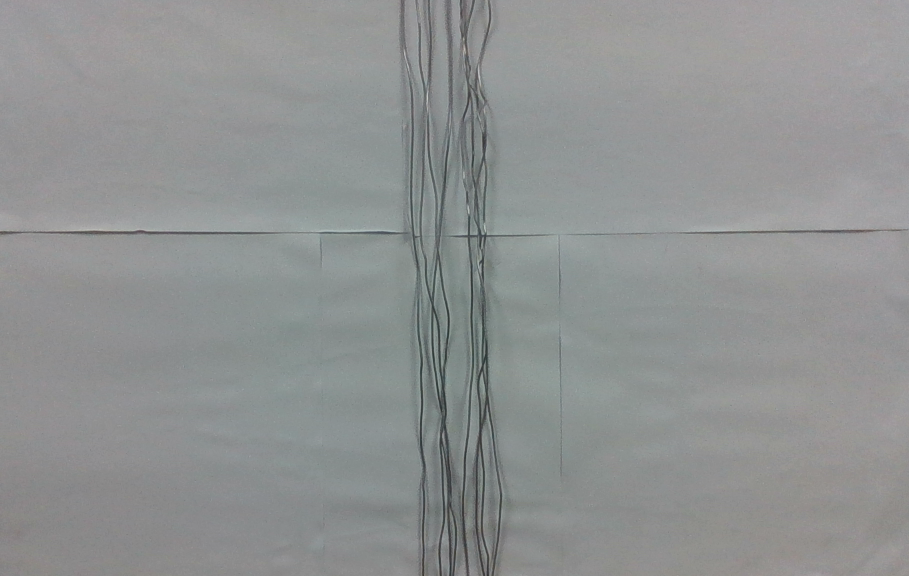
#> input picture imgs/4.png, 909 x 576 px, found by its file name
$ python edge_detection.py
#> lines starting #> are read from the running program, lines starting #| are printed output that depends on the picture; after the words box and inside, x2 and y2 are one past the last pixel; in counts of white or black regions, pixels touching at a corner belong together
import cv2
import numpy as np

# Read the image
image = cv2.imread('cable_analysis/imgs/4.png')
#> image is the input picture: shape (576, 909, 3); mean B, G, R 146.2, 146.3, 143.8

# Convert the image to grayscale
gray_image = cv2.cvtColor(image, cv2.COLOR_BGR2GRAY)

# Apply Gaussian blur to reduce noise and improve edge detection
blurred_image = cv2.GaussianBlur(gray_image, (5, 5), 0)

# Apply Canny edge detection
edges = cv2.Canny(blurred_image, threshold1=30, threshold2=150)
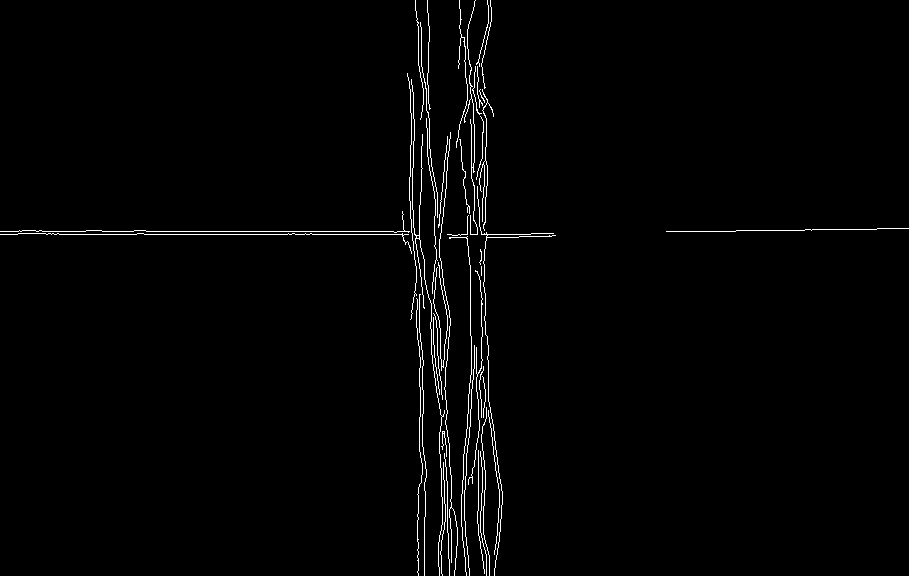
#> edges: shape (576, 909); 1.5% white in thin lines or dots

# Find contours in the edge image
contours, _ = cv2.findContours(edges, cv2.RETR_EXTERNAL, cv2.CHAIN_APPROX_SIMPLE)
#> contours = 42 contours, all with area under 20

# Create a mask to isolate the grey object
mask = np.zeros_like(edges)
cv2.drawContours(mask, contours, -1, 255, thickness=cv2.FILLED)
#> mask: shape (576, 909); 1.5% white in thin lines or dots

# Apply the mask to the original image
isolated_object = cv2.bitwise_and(image, image, mask=mask)
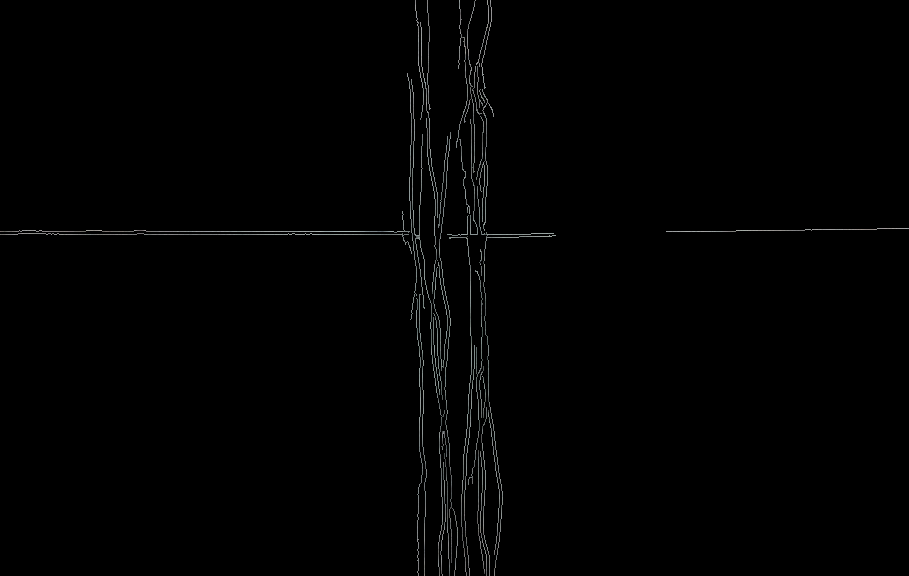
#> isolated_object: shape (576, 909, 3); mean B, G, R 1.9, 1.9, 1.8

# Display the results
cv2.imshow('Original Image', image)
cv2.imshow('Isolated Object', isolated_object)
cv2.waitKey(0)
cv2.destroyAllWindows()

$ run again, with imgs/1.png copied over imgs/4.png
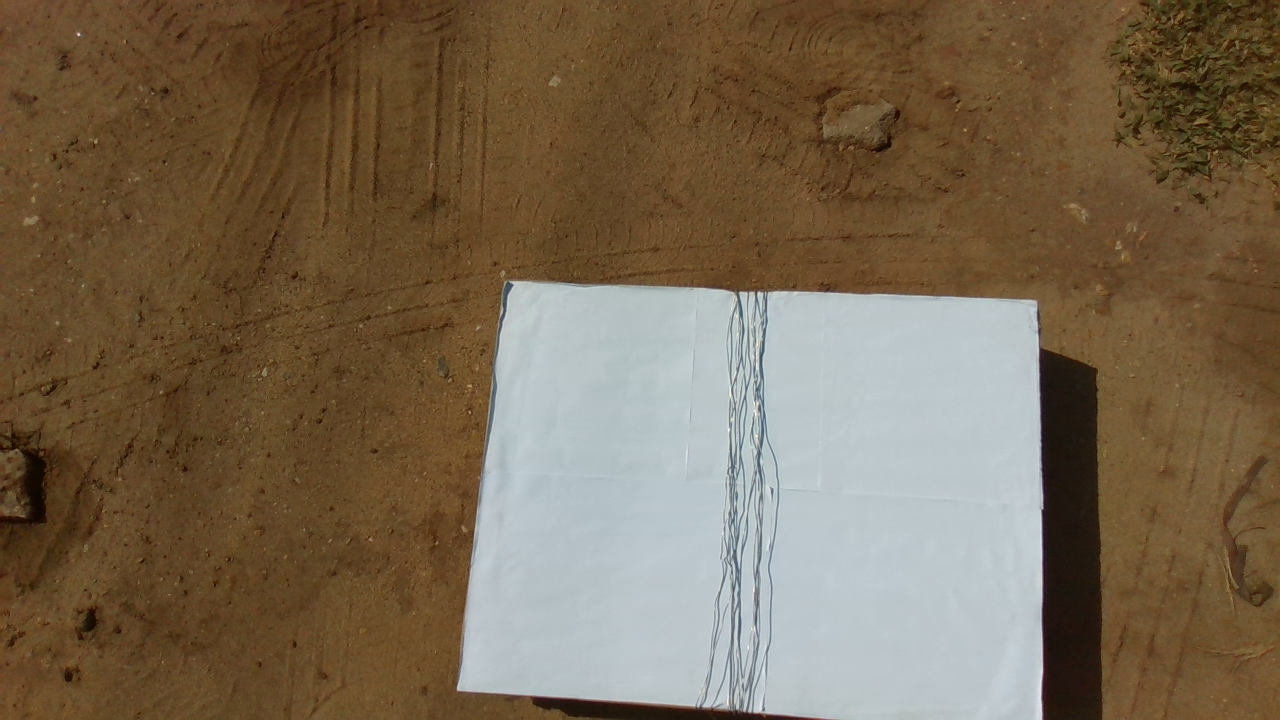
#> input picture imgs/1.png, 1280 x 720 px, found by its file name
#> image is the input picture: shape (720, 1280, 3); mean B, G, R 80.6, 103, 120.1
#> `edges = cv2.Canny(blurred_image, threshold1=30, threshold2=150)`:
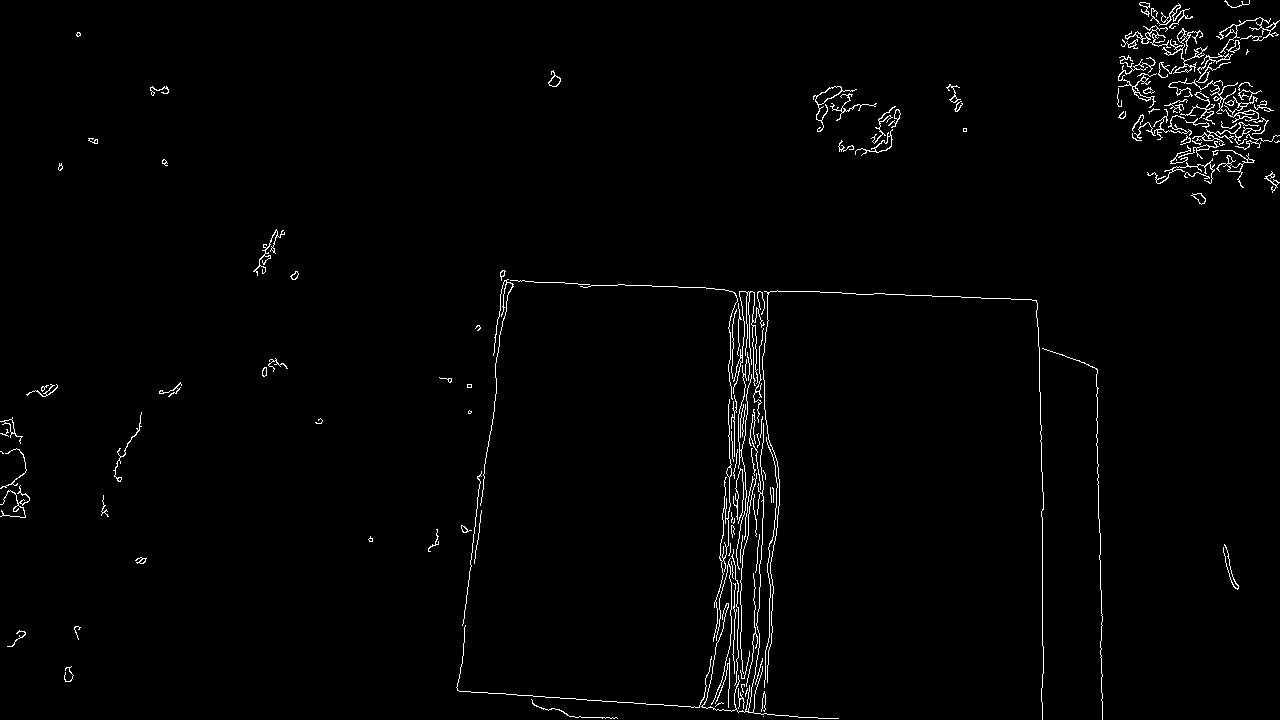
#> edges: shape (720, 1280); 1.5% white in thin lines or dots
#> contours = 140 contours, 98 with area under 20; largest, box (x1, y1, x2, y2) and area: (713, 399, 732, 642) 314, (813, 86, 857, 132) 260, (1162, 28, 1208, 74) 256, (1168, 78, 1259, 123) 231, (855, 129, 893, 156) 156
#> mask: shape (720, 1280); 1.7% white in thin lines or dots
#> `isolated_object = cv2.bitwise_and(image, image, mask=mask)`:
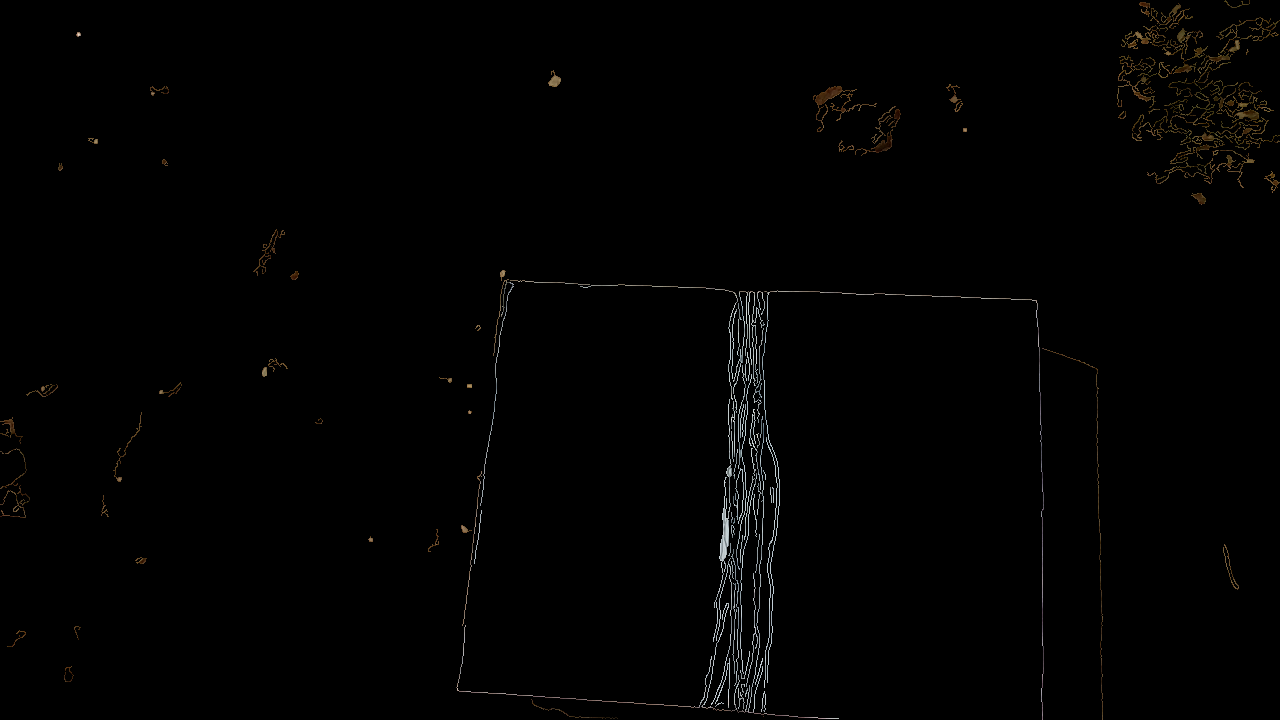
#> isolated_object: shape (720, 1280, 3); mean B, G, R 1.5, 1.8, 2

$ run again, with imgs/2.png copied over imgs/4.png
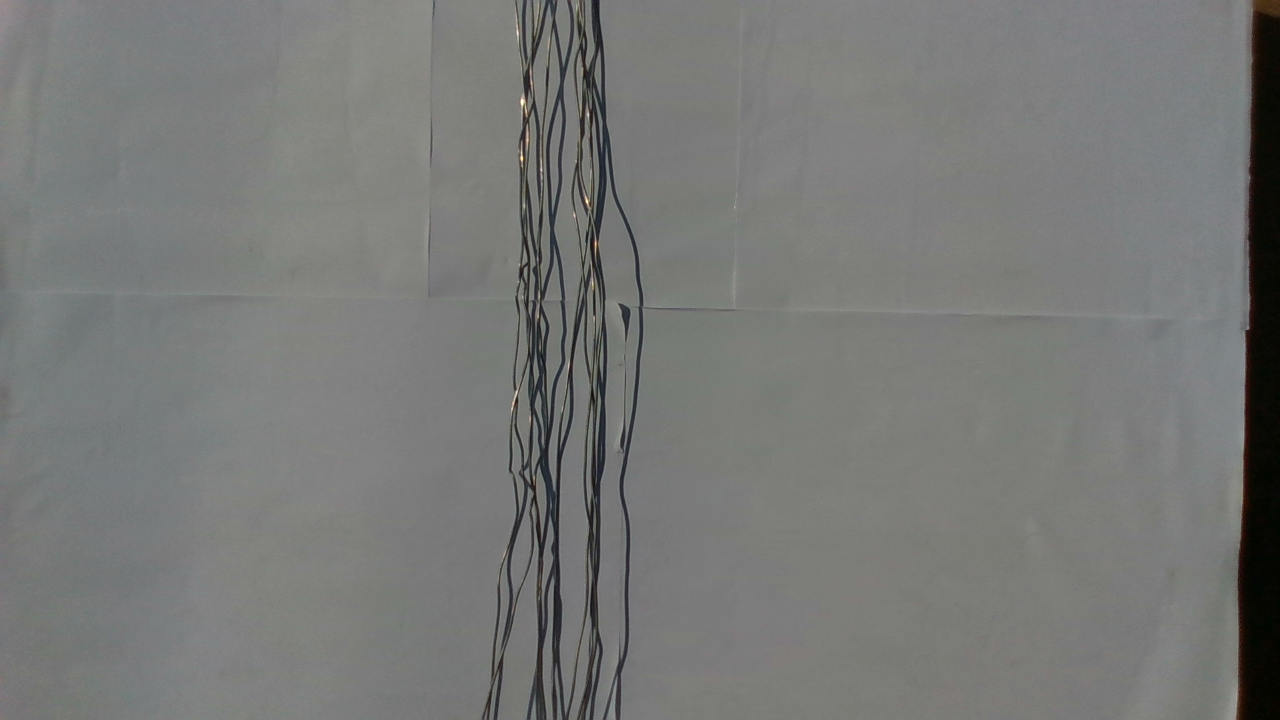
#> input picture imgs/2.png, 1280 x 720 px, found by its file name
#> image is the input picture: shape (720, 1280, 3); mean B, G, R 118.7, 120.3, 119.3
#> `edges = cv2.Canny(blurred_image, threshold1=30, threshold2=150)`:
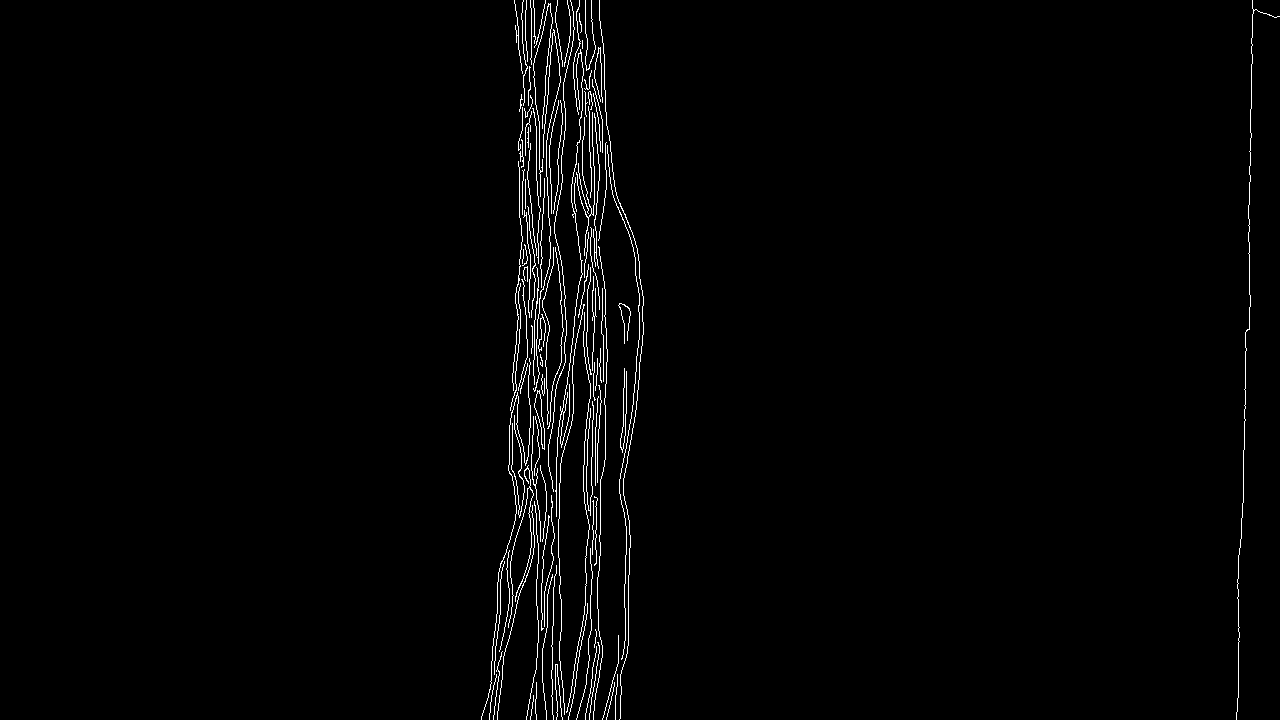
#> edges: shape (720, 1280); 1.6% white in thin lines or dots, all inside (x1, y1, x2, y2) = (481, 0, 1280, 720)
#> contours = 108 contours, 107 with area under 20; largest, box (x1, y1, x2, y2) and area: (534, 390, 545, 450) 222
#> `isolated_object = cv2.bitwise_and(image, image, mask=mask)`:
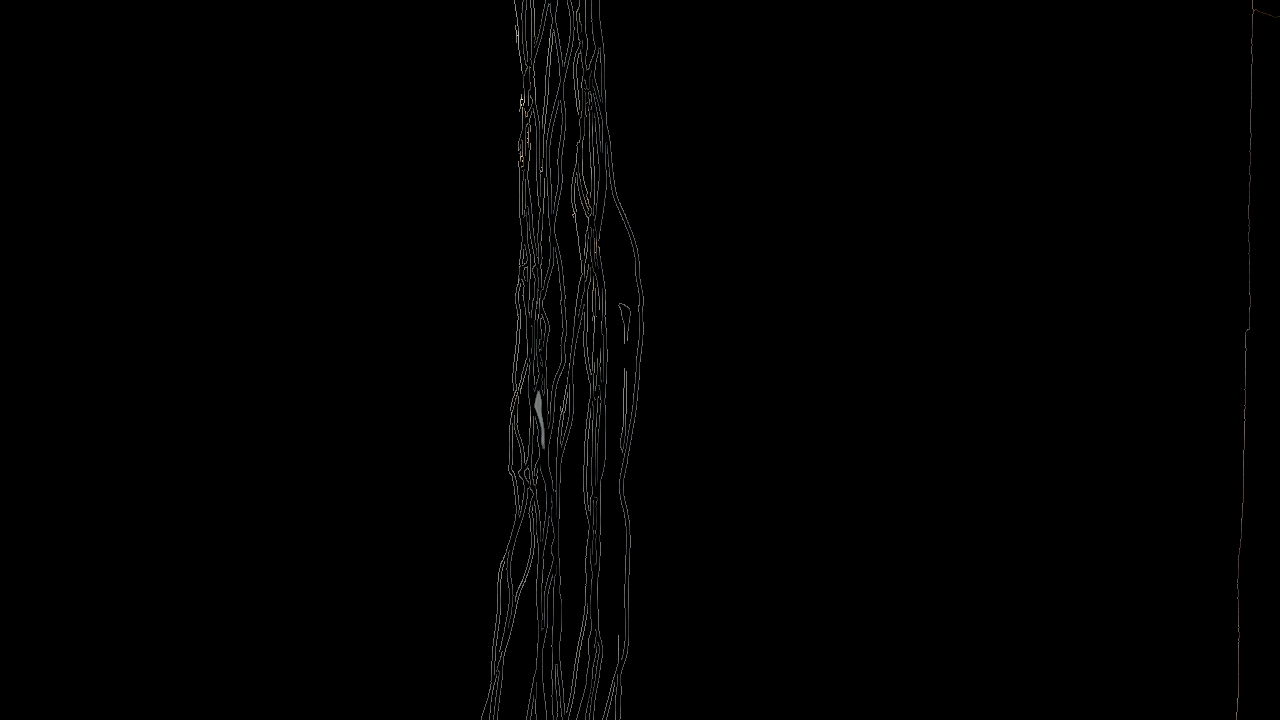
#> isolated_object: shape (720, 1280, 3); mean B, G, R 1.4, 1.4, 1.4

$ run again, with imgs/3.png copied over imgs/4.png
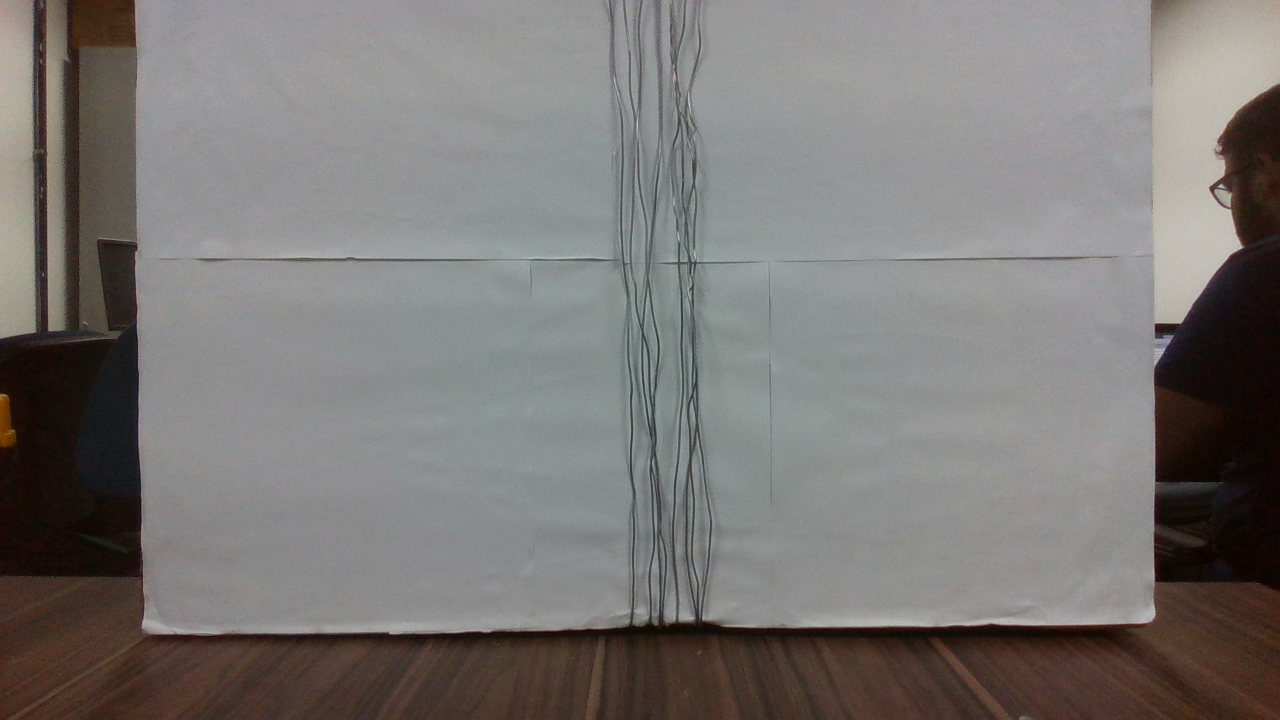
#> input picture imgs/3.png, 1280 x 720 px, found by its file name
#> image is the input picture: shape (720, 1280, 3); mean B, G, R 117.3, 119.8, 122.8
#> `edges = cv2.Canny(blurred_image, threshold1=30, threshold2=150)`:
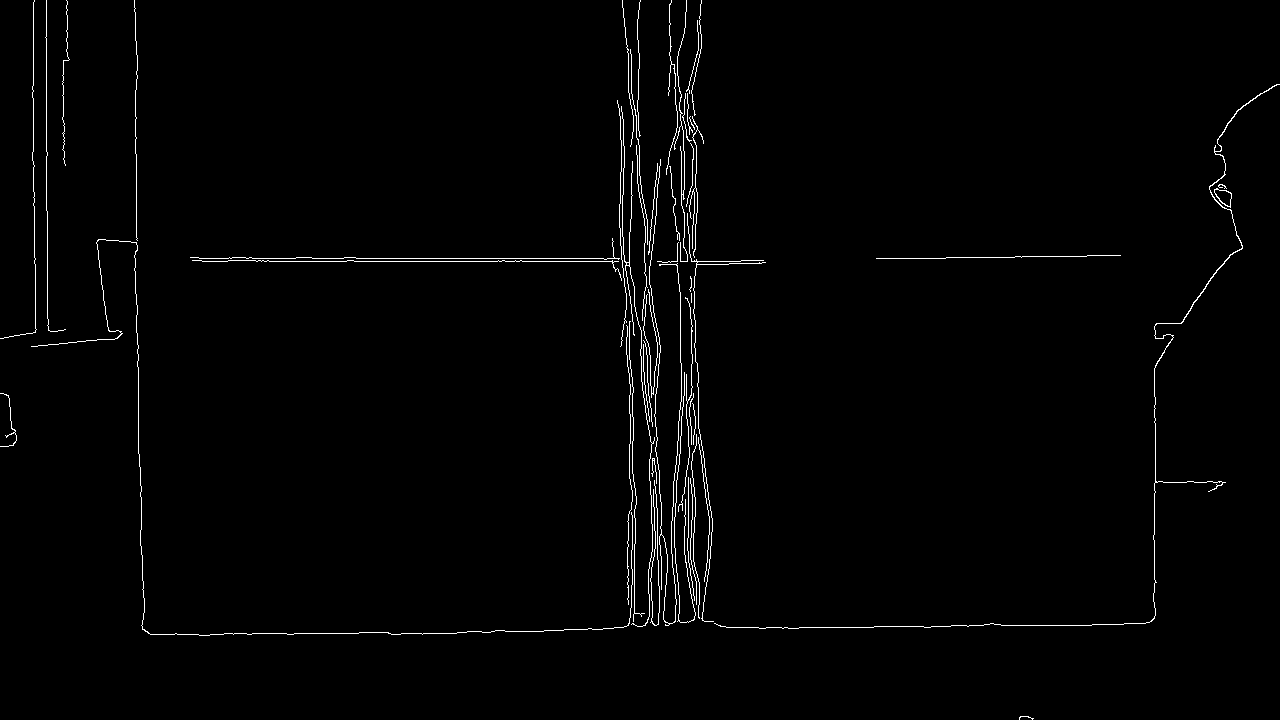
#> edges: shape (720, 1280); 1.3% white in thin lines or dots
#> contours = 50 contours, 48 with area under 20; largest, box (x1, y1, x2, y2) and area: (1214, 188, 1232, 208) 192, (714, 84, 1280, 629) 174
#> mask: shape (720, 1280); 1.3% white in thin lines or dots
#> `isolated_object = cv2.bitwise_and(image, image, mask=mask)`:
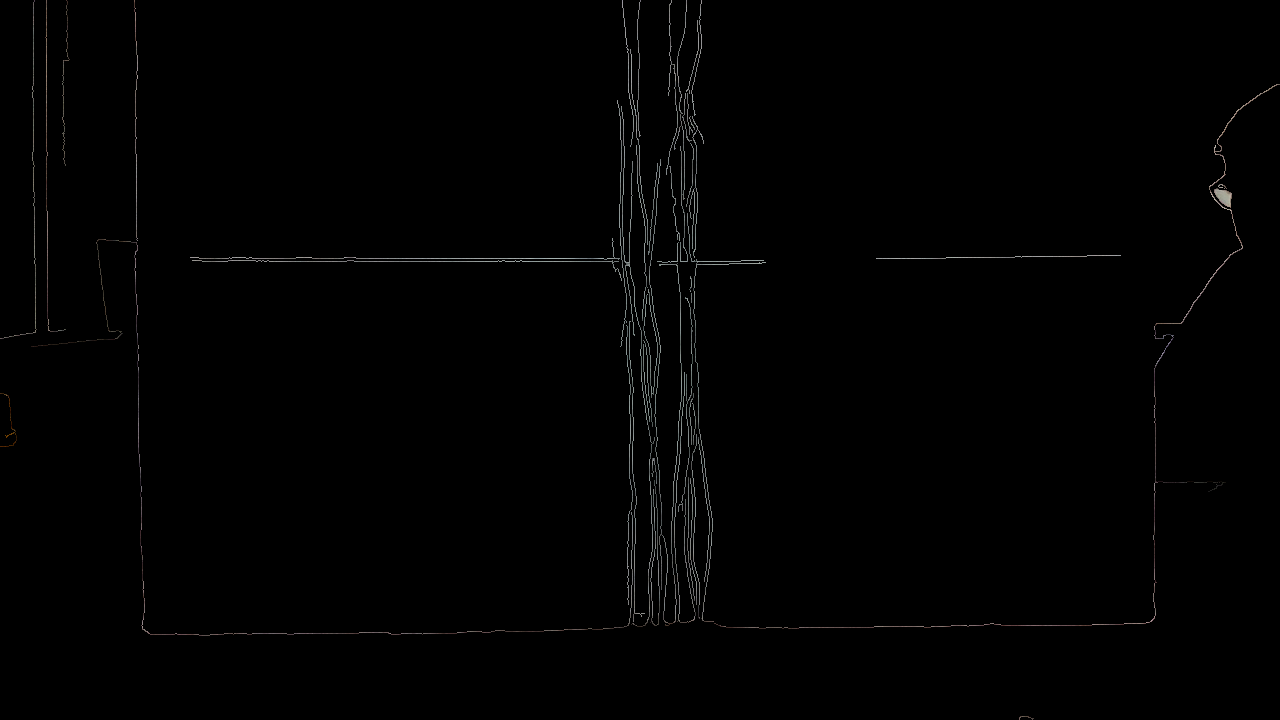
#> isolated_object: shape (720, 1280, 3); mean B, G, R 1.5, 1.6, 1.6
